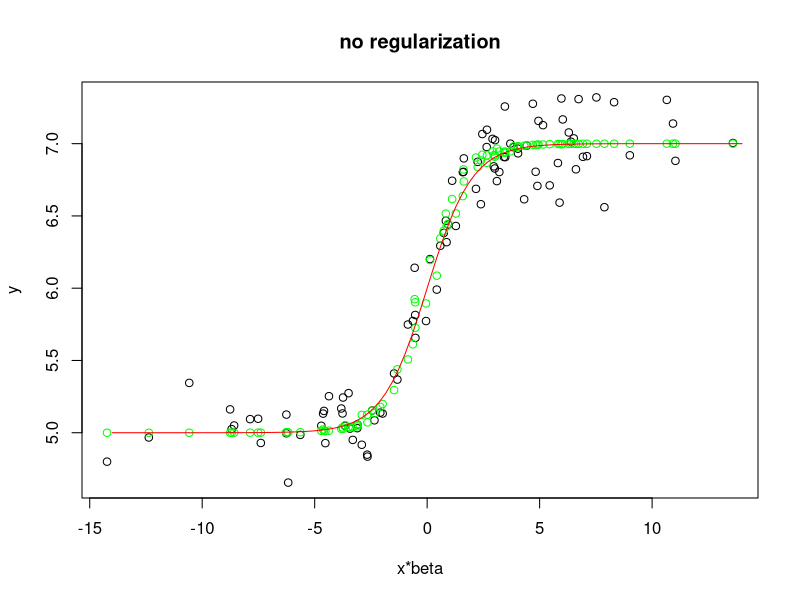
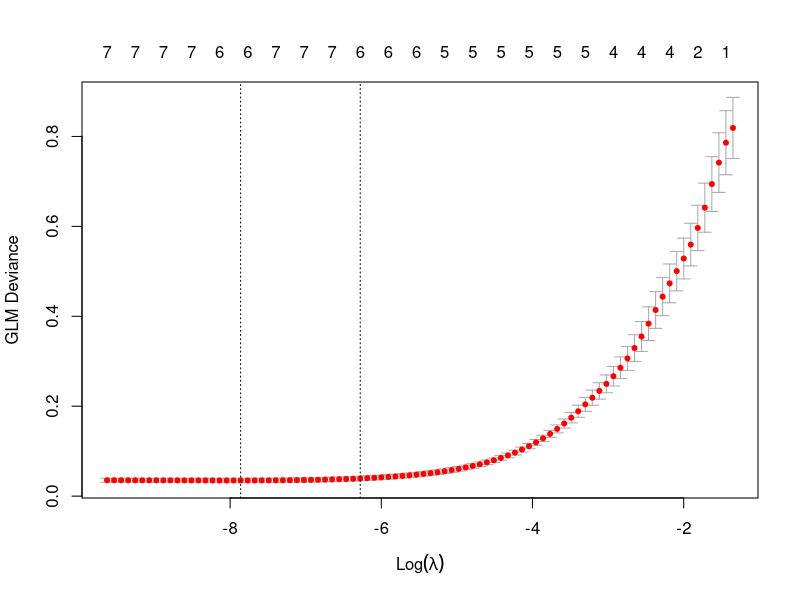
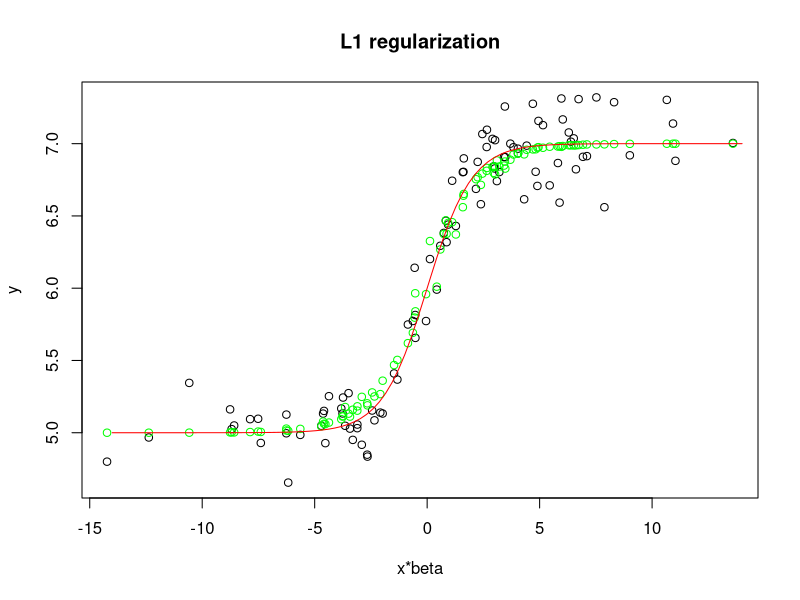
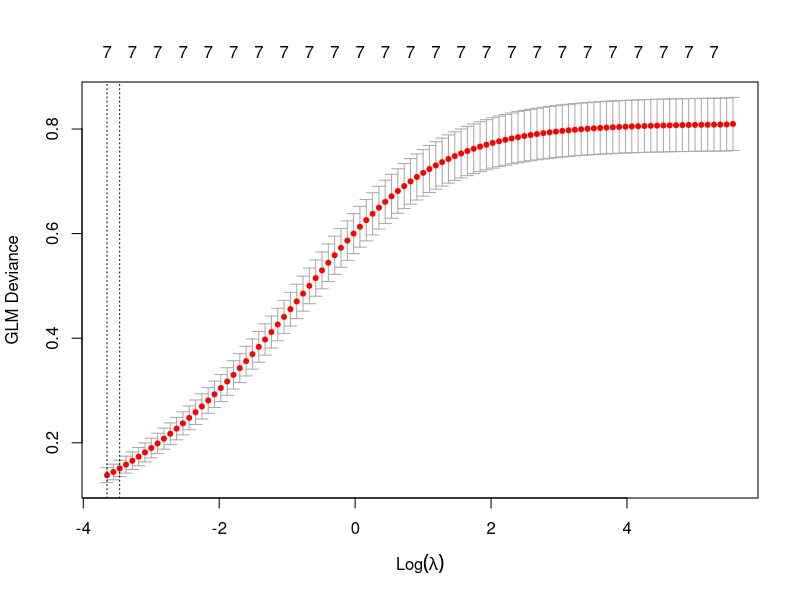
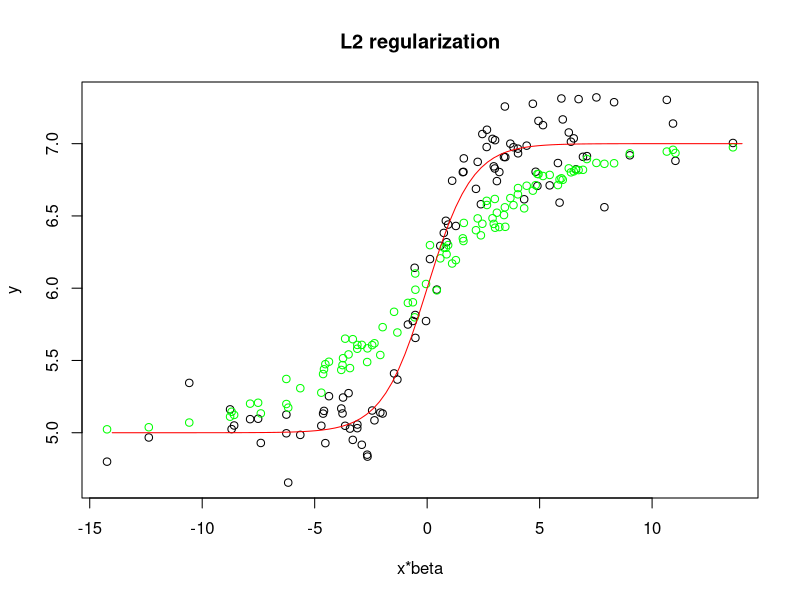

These figures' R source, in order:
## ---- chunk 1
require("knitr")
knitr::opts_chunk$set(echo = TRUE)
knitr::opts_chunk$set(fig.width=5, fig.height=5)

# check for packages and install any that are missing
packages <- c("glmnet", "numDeriv")
installed_packages <- packages %in% rownames(installed.packages())
if(any(installed_packages == F)) {
  install.packages(packages[!installed_packages])
}
# load packages
invisible(lapply(packages, library, character.only=TRUE))

## ---- chunk 2
# generalized logistic function with lower bound L and range R
# this is the inverse link function
logistic <- function(x, L, R) {
  L + R / (1 + exp(-x))
}

# generalized logit link function
logit <- function(x, L, R) {
  l <- log((x - L) / (R - x + L))
  # define output for x that is outside the domain of the function so that glmnet will converge
  l[x <= L] <- -Inf
  l[x >= L + R] <- Inf
  l
}

# derivative of generalized logistic function with respect to x
logistic.der <- function(x, R) {
  d <- (R * exp(-x)) / (1 + exp(-x))^2
  d[is.nan(d)] <- 0  # NaNs occur if x is very small; derivative should be almost 0
  d
}

# specify generalized logit link model
glogit <- function(L, R) {
  linkfun <- function(mu) logit(mu, L, R)
  linkinv <- function(eta) logistic(eta, L, R)
  mu.eta <- function(eta) logistic.der(eta, R)
  valideta <- function(eta) TRUE  # whether a linear predictor eta is within the domain of linkinv
  link <- paste0("glogit(L=", L, ",R=", R, ")")  # name of the link function
  structure(list(linkfun = linkfun, linkinv = linkinv,
                 mu.eta = mu.eta, valideta = valideta, name = link),
            class = "link-glm")
}

# basic checks
L <- 5
R <- 2
gloglink <- glogit(L=L, R=R)

gloglink$linkfun(gloglink$linkinv(27))  # check invertibility
all.equal(grad(gloglink$linkinv, 2), gloglink$mu.eta(2))  # check derivative


## simulate data
# generate five uniformly-distributed predictor variables
x <- matrix(runif(500, -1, 1), ncol=5)

# vector of effects (one intercept and one effect for each predictor variable)
beta <- 1:6

# generate toy data with gaussian error for L=5, R=2
error <- rnorm(100, sd=0.2)
y <- logistic(beta[1] + x %*% beta[2:6], L, R) + error

# fit the data using glmnet with generalized logit link function and gaussian error

# define mustart to be in the domain of link
mustart <- rep(mean(c(L, (L + R))), length(y))  
# fit without regularization and printing deviance at each iteration
toyfit <- glmnet(x, y, family=gaussian(link=gloglink), lambda=0, trace.it=2, mustart=mustart)
# print coefficients
coef(toyfit)  


# plot data and fit
plot(x = beta[1] + x %*% beta[2:6], y, xlab="x*beta", main="no regularization")  # training data (black dots)
range <- seq(-14, 14, length.out=length(y))
points(beta[1] + x %*% beta[2:6], predict(toyfit, newx = x, type="response"), col="green")  # model predictions
lines(range, logistic(range, L, R), col="red")  # true link function
## ---- chunk 3
# add two additional columns to x
x2 <- cbind(x, runif(100, -1, 1), runif(100, -1, 1))

# fit new data with lasso penalty and 10-fold cross-validation
toyfitl1reg <- cv.glmnet(x2, y, family=gaussian(link=gloglink), trace.it=1, mustart=mustart, alpha=1)

plot(toyfitl1reg)
toyfitl1reg$lambda.1se
# print coefficients at lambda.1se
coef(toyfitl1reg, s="lambda.1se")  

# plot data and fit
plot(x = beta[1] + x %*% beta[2:6], y, xlab="x*beta", main="L1 regularization")  # training data (black dots)
range <- seq(-14, 14, length.out=length(y))
points(beta[1] + x %*% beta[2:6], 
       predict(toyfitl1reg, newx = x2, s="lambda.1se", type="response"), 
       col="green")
lines(range, logistic(range, L, R), col="red")  # true link function

# fit new data with ridge penalty and 10-fold cross-validation
toyfitl2reg <- cv.glmnet(x2, y, family=gaussian(link=gloglink), trace.it=1, mustart=mustart, alpha=0)

plot(toyfitl2reg)
toyfitl2reg$lambda.1se
# print coefficients at lambda.1se
coef(toyfitl2reg, s="lambda.1se")  

# plot data and fit
plot(x = beta[1] + x %*% beta[2:6], y, xlab="x*beta", main="L2 regularization")  # training data (black dots)
range <- seq(-14, 14, length.out=length(y))
points(beta[1] + x %*% beta[2:6], 
       predict(toyfitl2reg, newx = x2, s="lambda.1se", type="response"), 
       col="green")
lines(range, logistic(range, L, R), col="red")  # true link function
## ---- chunk 4

